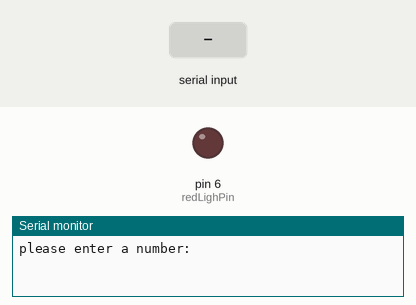
Bench run of a sketch on a simulated Arduino Uno, built with avr-gcc and run on an emulated ATmega328P. Shown: output pins drawn as LEDs (lit = HIGH), the last lines printed to the serial monitor. Dashed ring = blinking. Inputs (shaded band) come from the test bench.

Above: at 1.2 s.
1.3 s: "90,45\n" received over Serial
At 1.7 s:
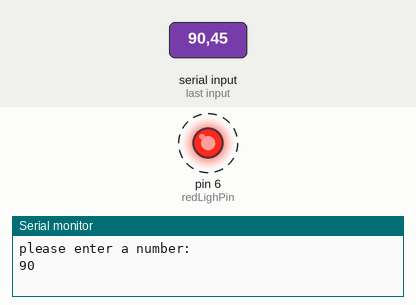
Timing chart, 0 to 10.3 s (numbered marks = the images above; inputs shaded):
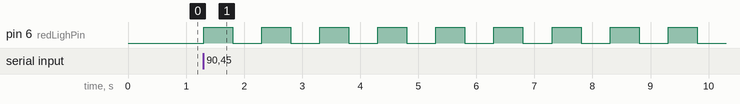

Measured:
- after the input at 1.3 s, pin 6 (redLighPin): alternates HIGH for 0.50 s and LOW for 0.50 s, starting at once

The sketch:

ard.ino
```cpp
int redLighPin = 6;
int readVal;
int inputedNum;
String message = "please enter a number: ";

void setup() {
  Serial.begin(9600);
  pinMode(redLighPin,OUTPUT);
}

void loop() {
   Serial.println(message);
   while (Serial.available() == 0) {
   }

  inputedNum = Serial.parseInt();
  Serial.println(inputedNum);

  for(int i = 0; i < inputedNum;i++) {
    digitalWrite(redLighPin,HIGH);
    delay(500);
    digitalWrite(redLighPin,LOW);
    delay(500);
  }
  digitalWrite(redLighPin,LOW);
}
```
